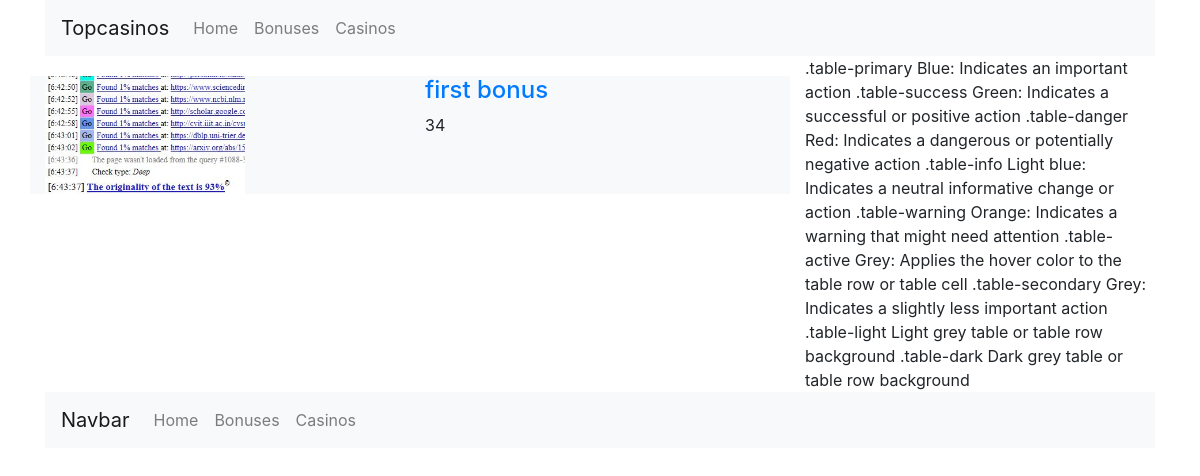
/bonuses/, run on the app's committed database.
### casinos/models.py (models this page shows)
class Bonus(models.Model):
    date_added = models.DateTimeField('date added')
    casino = models.ForeignKey(Casino, on_delete=models.CASCADE)
    bonus_name   = models.CharField(max_length=200)
    bonus_description = models.CharField(max_length=2000)
    bonus_amount     = models.CharField(max_length=400)
    bonus_code = models.CharField(max_length=400)
    valid_for = models.CharField(max_length=400)
    min_deposit = models.CharField(max_length=400)
    max_deposit = models.CharField(max_length=400)
    games = models.CharField(max_length=400)
    additional_information = models.CharField(max_length=400)

class Casino(models.Model):
    date_added = models.DateTimeField('date added')
    casino_icon = models.ImageField(upload_to='documents/%Y/%m/%d', height_field=None, width_field=None,default='resources\index.jfif')
    casino_name = models.CharField(max_length=200)
    casino_description = models.CharField(max_length=2000)
    software = models.CharField(max_length=400)
    os_supported = models.CharField(max_length=400)
    languages = models.CharField(max_length=400)
    currencies = models.CharField(max_length=400)
    deposit_methods = models.CharField(max_length=400)
    minimal_deposit = models.CharField(max_length=400)
    withdrawal_methods = models.CharField(max_length=400)
    withdrawal_limits = models.CharField(max_length=400)
    withdrawal_min_amount = models.CharField(max_length=400)
    established_on = models.CharField(max_length=400)
    withdrawal_min_amount = models.CharField(max_length=400)
    established_on = models.CharField(max_length=400)
    jurisdiction= models.CharField(max_length=400)
    sister_casinos = models.CharField(max_length=400)
    casino_link = models.CharField(max_length=200)
    rating_ours = models.CharField(max_length=5)
    rating_users = models.CharField(max_length=5)

### casinos/views.py (the view)
# urls.py: path('bonuses/', views.bonuses, name='bonuses'),
def bonuses(request):
    latest_bonus_list = Bonus.objects.order_by('-date_added')[:5]
    template = loader.get_template('casinos/bonuses.html')
    context = {
        'latest_bonus_list': latest_bonus_list,
    }
    return HttpResponse(template.render(context, request))

### casinos/templates/casinos/bonuses.html
{% extends "base.html" %}
{% block content %}
    {% if latest_bonus_list %}
        {% for bonus in latest_bonus_list %}
            <div class="row top-buffer btn-light">
                <div class="col">
                    <img src="{{ bonus.casino.casino_icon.url }}" alt="img" width="200px">
                </div>
                <div class="col">
                    <a href="/bonus/{{ bonus.id }}/" style="text-decoration : none"><h4>{{ bonus.bonus_name }}</h4></a>
                    {{ bonus.bonus_description }}
                </div>
            </div>
        {% endfor %}
    {% else %}
        <p>No bonuses are available.</p>
    {% endif %}
{% endblock %}

### casinos/templates/base.html (style rules this page uses)
.top-buffer { margin-top: 20px; }

### data on the page
Bonus: casino.casino_icon (picture), bonus_name "first bonus", bonus_description "34"
